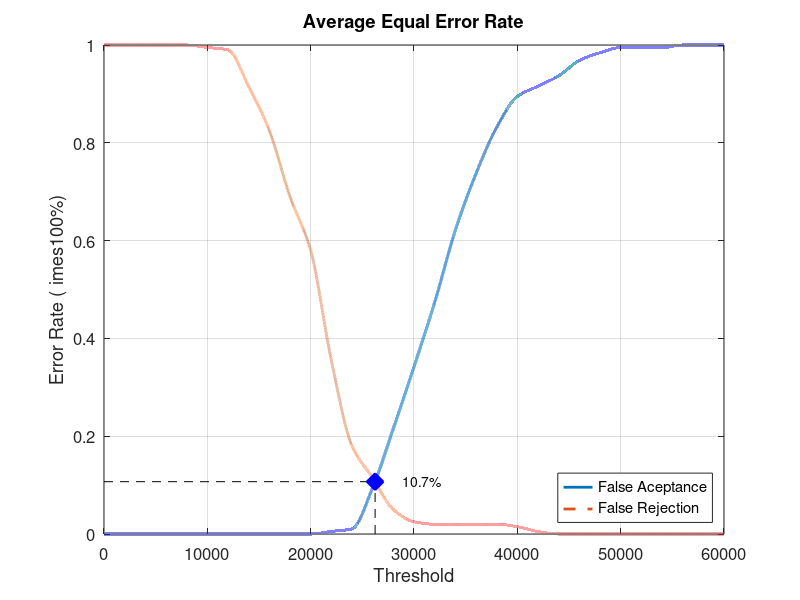
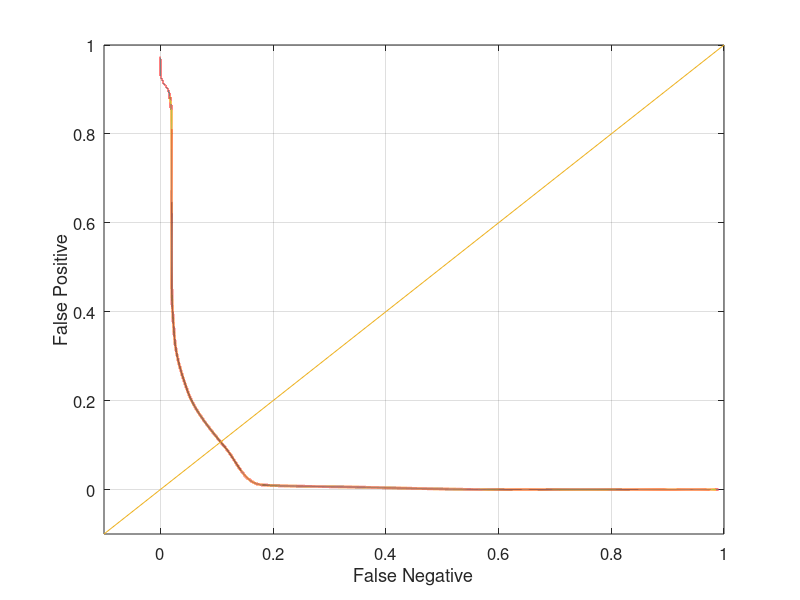

These figures' MATLAB source, in order:
close all;
clear;
clc;
x = 0:2000:60000;
xq = 0:0.5:60000;

y0 = [0 0 0 0 0 0 0 0 0 0 0 0.00526316 0.0105263 0.0947368 0.215789 0.342105 0.473684 0.621053 0.736842 0.831579 0.894737 0.915789 0.936842 0.968421 0.984211 0.994737 0.994737 0.994737 1 1 1]
yy0 = interp1(x, y0, xq, 'pchip');
y1 = [1 1 1 1 1 0.995 0.99 0.915 0.825 0.69 0.58 0.355 0.18 0.115 0.05 0.025 0.02 0.02 0.02 0.02 0.015 0.005 0 0 0 0 0 0 0 0 0]
yy1 = interp1(x, y1, xq, 'pchip');

% Calculating EER: 
y2 = abs(y0 - y1);
find(y2 == min(y2))
yy2 = abs(yy0 - yy1);
xEER = find(yy2 == min(yy2));
xEERIndex = xq(xEER) % X-axis EER
yEER = yy0(xEER) % Y-axis EER

main = figure
plot(xq, yy0,'-','LineWidth', 2);	hold on
plot(xq, yy1,'--','LineWidth', 2);	hold on
plot([xEERIndex xEERIndex], [0 yEER], 'k--');	hold on
plot([0 xEERIndex], [yEER yEER], 'k--');	hold on
plot(xEERIndex, yEER, 'bx', 'LineWidth', 10);	hold on
text(xEERIndex + 10 * xEERIndex / 100, yEER, [num2str(round((10000 * yEER)) / 100) '%'])
legend('False Aceptance', 'False Rejection', 'Location', 'SouthEast')
xlabel('Threshold')
ylabel('Error Rate (	imes100%)')
title('Average Equal Error Rate')
set(gca, 'FontSize', 12)
axis([0 60000 0 1])
grid on

print(main, 'Database1_3Main', '-dpng');
FNRxFPR = figure('Color', [1 1 1]);
plot(yy1, yy0, '-', yy1, yy0, 'LineWidth', 2);
hold on
y = -0.1:0.1:1
plot(y, y); 
set(gca, 'FontSize', 12)
xlabel('False Negative')
ylabel('False Positive')
axis([-0.1 1 -0.1 1])
set(gca, 'FontSize', 12)
grid on

print(FNRxFPR, 'Database1_3FNRxFPR','-dpng');
